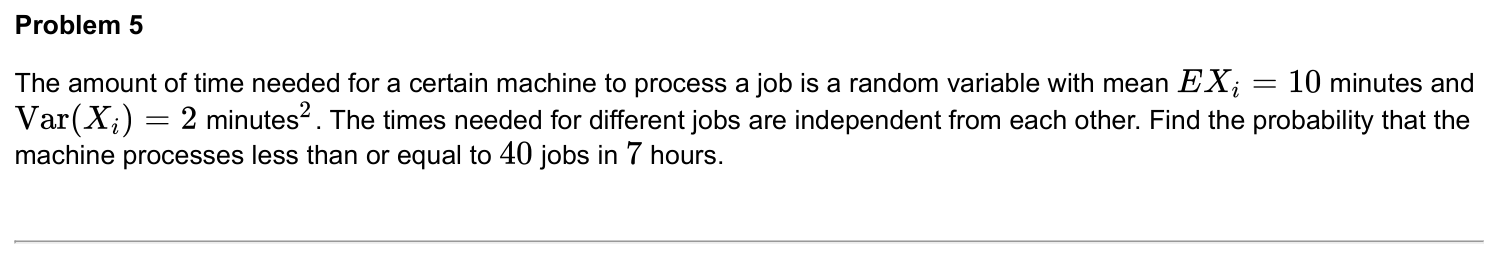
#> input picture 기말고사 대비/L09_CLT_표본평균_5문제_시험지/Q03_L09_IPSRP_7.3.5.png, 1498 x 258 px, found by its file name
$ python refine_exam_pngs.py
#> lines starting #> are read from the running program, lines starting #| are printed output that depends on the picture; after the words box and inside, x2 and y2 are one past the last pixel; in counts of white or black regions, pixels touching at a corner belong together
# -*- coding: utf-8 -*-
"""
기말고사 대비 '시험지' 폴더(주제별 선별 5문제) PNG 정제.
refine_pngs.py / refine_lecture_pngs.py 와 동일 파이프라인:
  (1) content-bbox autocrop : 바깥 여백 제거(내부 들여쓰기·수식 보존) — C1 해결
  (2) 컬럼 reflow           : 오른쪽 컬럼으로 밀려난 가로 밴드를 좌측 마진으로 평행이동 — C2 해결
  (3) dirty 후보 판정(보고) : 내부 세로갭 ≥ GAP_FLAG
원본은 _png_원본백업/시험지/<폴더명>/ 에 1회 백업하고, 정제는 항상 그 백업(pristine)에서
읽어 처리 → 멱등(재실행해도 동일), 백업은 절대 덮어쓰지 않음.
"""
import os, glob, shutil
import numpy as np
from PIL import Image, ImageOps

ROOT = r"C:\Users\Hyunjun\Desktop\현준대학\확랜"
DEST = os.path.join(ROOT, "기말고사 대비")
BACKUP = os.path.join(DEST, "_png_원본백업", "시험지")

FOLDERS = [
    "L09_CLT_표본평균_5문제_시험지",
    "L01-06_중간범위_5문제_시험지",
    "L07_파생분포_합성곱_5문제_시험지",
    "L08_공분산_조건부기댓값_5문제_시험지",
]

THR = 240          # gray < THR → 잉크
K = 3              # 한 행/열 잉크 ≥ K 이어야 '내용'
PAD = 14           # 크롭 후 사방 흰 여백
GAPBAND = 22       # 가로 밴드 분리 빈 행 수
GAP_FLAG = 70      # 내부 세로갭 → dirty 후보
REFLOW_FLOOR = 180 # 본 강의 실측: 우측컬럼/들여쓴블록=off≥208, 중앙정렬 단독수식=off≤156 분리

# 눈으로 확인해 깨끗하다고 판정된 파일(문단/구분선 여백 때문에 갭만 큼) — 후보 제외.
REVIEWED_CLEAN = {
    "Q03_L09_IPSRP_7.3.5.png", "Q05_L09_IPSRP_7.3.4.png",
}


def bbox(g):
    ink = g < THR
    rows = ink.sum(axis=1) >= K
    cols = ink.sum(axis=0) >= K
    if not rows.any() or not cols.any():
        return None
    ys, xs = np.where(rows)[0], np.where(cols)[0]
    return int(xs[0]), int(ys[0]), int(xs[-1]), int(ys[-1])


def crop_tight(im):
    g = np.asarray(im.convert("L"))
    bb = bbox(g)
    if bb is None:
        return im
    l, t, r, b = bb
    return im.crop((l, t, r + 1, b + 1))


def reflow(im):
    """오른쪽 컬럼으로 밀려난 가로 밴드를 좌측 마진으로 평행이동(세로 위치 보존)."""
    g = np.asarray(im.convert("L"))
    H, W = g.shape
    ink = g < THR
    rowc = ink.sum(axis=1) >= K
    colany = ink.sum(axis=0) >= K
    xs = np.where(colany)[0]
    if not xs.size:
        return im, False
    gmin = int(xs[0])
    bands = []
    i = 0
    while i < H:
        if rowc[i]:
            j = i; blank = 0; last = i
            while j < H:
                if rowc[j]:
                    last = j; blank = 0
                else:
                    blank += 1
                    if blank >= GAPBAND:
                        break
                j += 1
            bands.append((i, last + 1)); i = j
        else:
            i += 1
    thr = max(REFLOW_FLOOR, int(0.22 * W))
    src = np.array(im)
    arr = src.copy()
    changed = False
    for t, b in bands:
        cols = ink[t:b].sum(axis=0) >= 1
        bxs = np.where(cols)[0]
        if not bxs.size:
            continue
        off = int(bxs[0]) - gmin
        if off > thr:
            arr[t:b, :] = 255
            arr[t:b, 0:W - off] = src[t:b, off:W]
            changed = True
    return (Image.fromarray(arr), True) if changed else (im, False)


def internal_gap(im):
    g = np.asarray(im.convert("L"))
    rows = (g < THR).sum(axis=1) >= K
    ys = np.where(rows)[0]
    if ys.size == 0:
        return 0
    mx = run = 0
    for y in range(int(ys[0]), int(ys[-1]) + 1):
        if not rows[y]:
            run += 1; mx = max(mx, run)
        else:
            run = 0
    return mx


def process(backup_path, out_path):
    im = Image.open(backup_path)
    if im.mode not in ("L", "RGB"):
        im = im.convert("RGB")
    before = im.size
    im = crop_tight(im)
    im, did = reflow(im)
    if did:
        im = crop_tight(im)
    fill = 255 if im.mode == "L" else (255, 255, 255)
    im = ImageOps.expand(im, border=PAD, fill=fill)
    tmp = out_path + ".tmp.png"
    im.save(tmp); os.replace(tmp, out_path)
    return before, im.size, did, internal_gap(im)


def main():
    total = reflowed = 0
    flagged = []
    for folder in FOLDERS:
        src_dir = os.path.join(DEST, folder)
        bdir = os.path.join(BACKUP, folder)
        os.makedirs(bdir, exist_ok=True)
        for out_path in sorted(glob.glob(os.path.join(src_dir, "*.png"))):
            total += 1
            name = os.path.basename(out_path)
            bpath = os.path.join(bdir, name)
            if not os.path.exists(bpath):                 # 최초 1회: pristine 백업
                shutil.copy2(out_path, bpath)
            before, after, did, gap = process(bpath, out_path)
#> in process, im is the input picture: PIL image 1498x258 RGB; min 0, max 255, mean 241.1
#> in bbox, `ink = g < THR`:
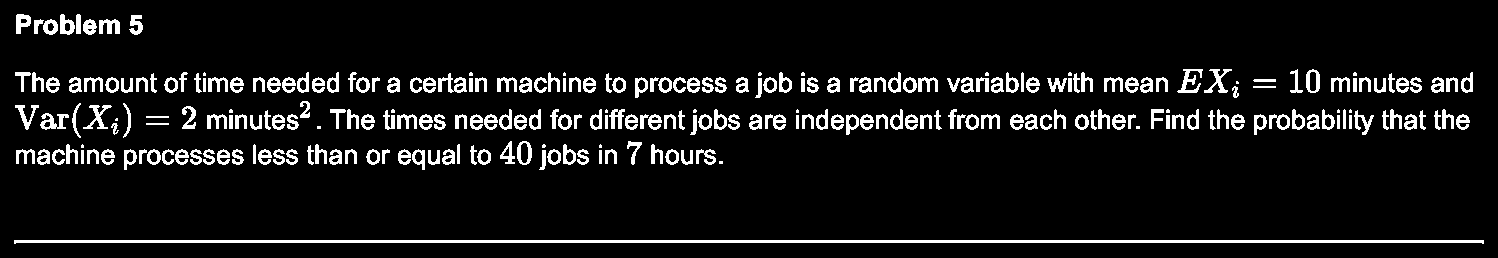
#> ink: shape (258, 1498) bool; 8.4% white; 264 white regions (24 under 20 px), largest, box (x1, y1, x2, y2) and area: (14, 240, 1484, 244) 4414, (438, 73, 467, 93) 269, (1177, 69, 1203, 93) 258
#> in bbox, `ys, xs = np.where(rows)[0], np.where(cols)[0]`: ys = 120 values from 14 to 243; xs = 1470 values from 14 to 1483
#> in crop_tight, `bb = bbox(g)`: bb = (14, 14, 1483, 243)
#> in crop_tight, `l, t, r, b = bb`: l = 14; r = 1483; b = 243
#> in crop_tight, `return im.crop((l, t, r + 1, b + 1))`:
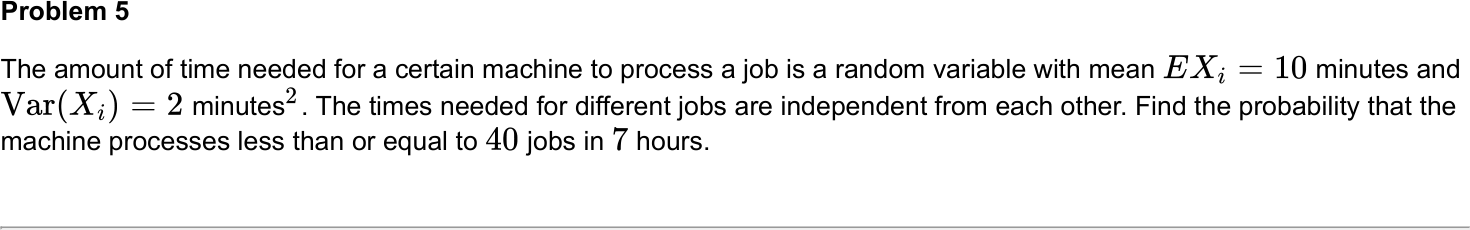
#> returned value: PIL image 1470x230 RGB; min 0, max 255, mean 239.1
#> in reflow, `ink = g < THR`:
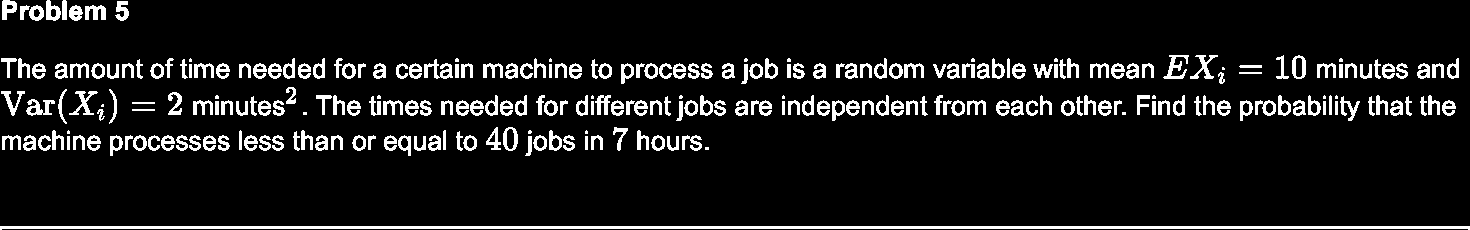
#> ink: shape (230, 1470) bool; 9.5% white; 264 white regions (24 under 20 px), largest, box (x1, y1, x2, y2) and area: (0, 226, 1470, 230) 4414, (424, 59, 453, 79) 269, (1163, 55, 1189, 79) 258
#> in reflow, `xs = np.where(colany)[0]`: xs = 1470 values from 0 to 1469
#> in reflow, `gmin = int(xs[0])`: gmin = 0
#> after the loop in reflow, `while i < H:`: bands = [(0, 21), (55, 156), (226, 230)]; i = 230
#> the loop in reflow, `for t, b in bands:` made 3 passes
#> (t, b, off) on passes 1 to 3: (0, 21, 2), (55, 156, 1), (226, 230, 0)
#> in process, `im, did = reflow(im)`: did = False
#> in internal_gap, `ys = np.where(rows)[0]`: ys = 120 values from 14 to 243
#> before = (1498, 258); after = (1498, 258); did = False; gap = 70
            tag = "reflow" if did else "      "
#> tag = '      '
            print(f"  [{tag}] {folder[:8]} {name:30s} {before[0]}x{before[1]} -> {after[0]}x{after[1]}  gap={gap}")
#|   [      ] L09_CLT_ Q03_L09_IPSRP_7.3.5.png        1498x258 -> 1498x258  gap=70
            if did:
                reflowed += 1
            if gap >= GAP_FLAG and name not in REVIEWED_CLEAN:
                flagged.append((folder, name, after, gap))
    print(f"\n정제 {total}장 · 컬럼 reflow {reflowed}장 · dirty 후보 {len(flagged)}장")
    rep = os.path.join(DEST, "_재크롭_후보_시험지.md")
    out = ["# 시험지 폴더 수동 재크롭 후보 (autocrop·reflow로 못 고침)", "",
           f"> 판정: 내부 세로 여백 갭 ≥ {GAP_FLAG}px. 원본은 `_png_원본백업/시험지/`.", "",
           "| 폴더 | 파일 | 크기 | 내부갭px |", "|---|---|---|---|"]
    for f, nm, sz, gp in flagged:
        out.append(f"| {f} | {nm} | {sz[0]}x{sz[1]} | {gp} |")
    if not flagged:
        out.append("| (없음) | | | |")
    open(rep, "w", encoding="utf-8").write("\n".join(out) + "\n")
    print("후보 ->", rep)


if __name__ == "__main__":
    main()
